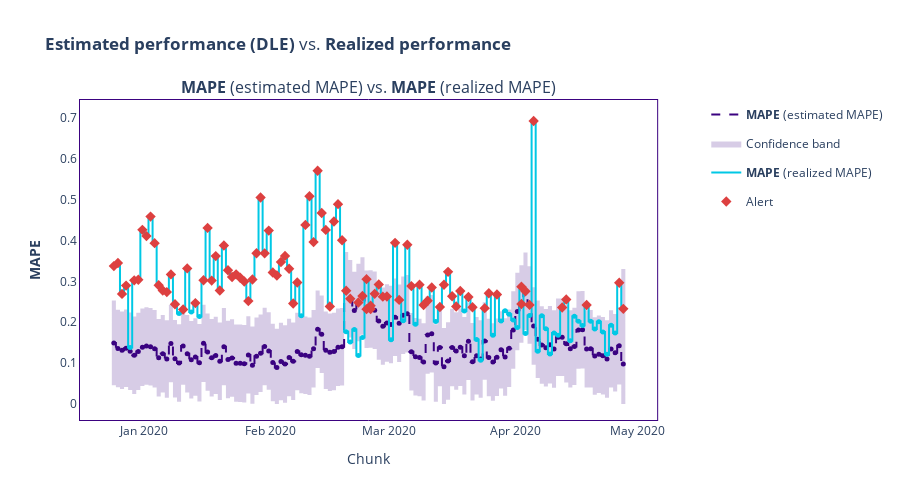

The notebook cell this image was saved under:
### Code cell
pe_results.filter(period='analysis').compare(realized_results).plot().show()
